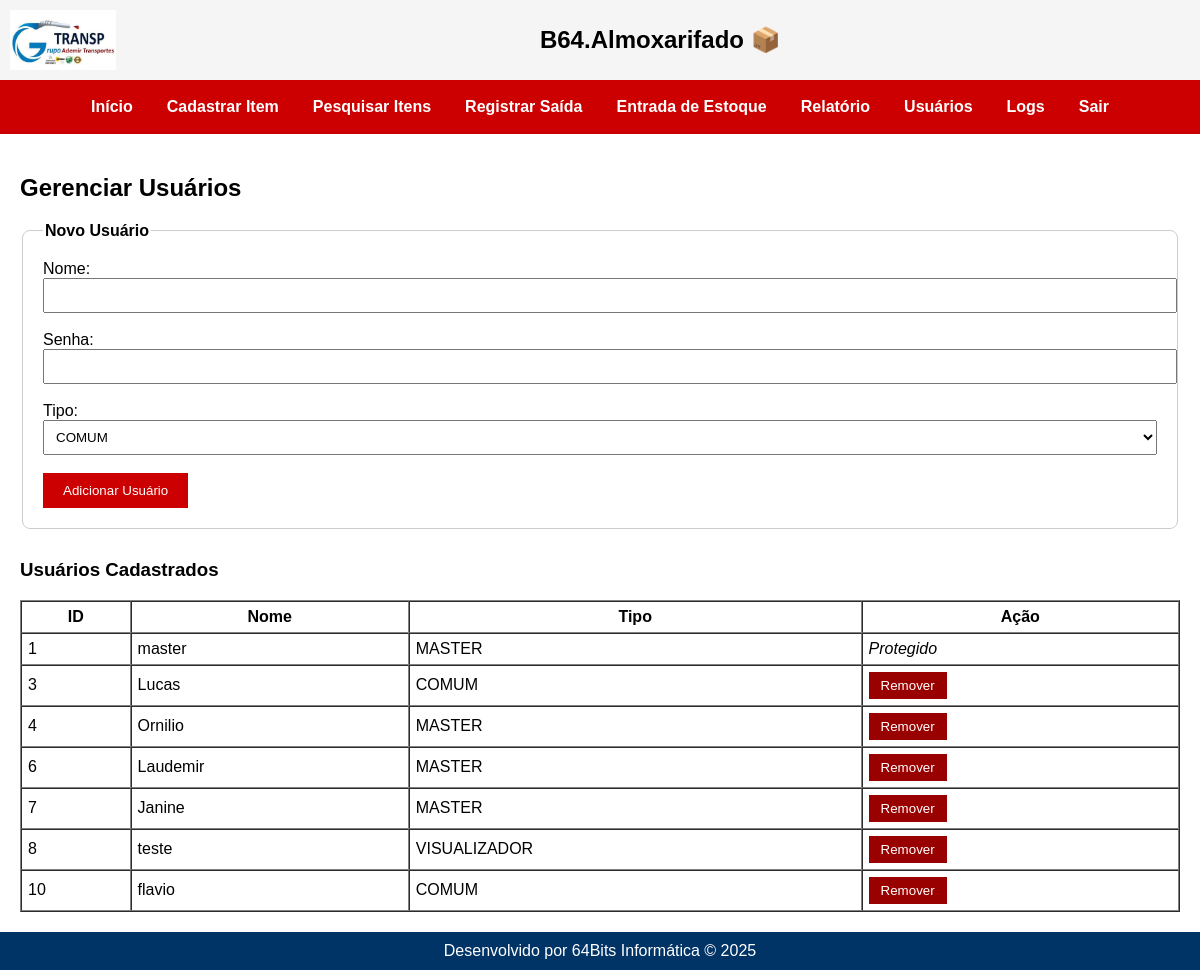
/usuarios/ (signed in), run on the app's committed database.
### tables this page shows
CREATE TABLE "usuarios" (
    id INTEGER PRIMARY KEY AUTOINCREMENT,
    nome TEXT NOT NULL UNIQUE,
    senha TEXT NOT NULL,
    tipo TEXT NOT NULL
);

### routes/usuarios.py (the view)
@usuarios_bp.route('/')
def listar_usuarios():
    conn = conectar_db()
    cursor = conn.cursor()
    cursor.execute("SELECT id, nome, tipo FROM usuarios")
    usuarios = cursor.fetchall()
    conn.close()
    return render_template("usuarios.html", usuarios=usuarios)

### app.py (called while the page is built)
@app.before_request
def proteger_rotas():
    print(f"DEBUG - Endpoint acessado: {request.endpoint}")
    rotas_livres = [
        'auth.login',
        'static',
        'usuarios.cadastro_usuario',
    ]
    if 'usuario' not in session and request.endpoint not in rotas_livres:
        flash("Sua sessão expirou. Faça login novamente.", "erro")
        return redirect('/')

### models.py (called while the page is built)
def conectar_db():
    os.makedirs(os.path.dirname(DB_PATH), exist_ok=True)
    conn = sqlite3.connect(DB_PATH)
    conn.row_factory = sqlite3.Row
    return conn

### templates/usuarios.html (shortened to what this page needs)
{% extends 'base.html' %}
{% block conteudo %}
<h2>Gerenciar Usuários</h2>
<form method="POST" action="/usuarios/adicionar" style="margin-bottom: 30px;">
  <fieldset style="border: 1px solid #ccc; padding: 20px; border-radius: 8px;">
    <legend><strong>Novo Usuário</strong></legend>
    <label>Nome:</label><br>
    <input type="text" name="nome" required style="width: 100%; padding: 8px;"><br><br>
    <label>Senha:</label><br>
    <input type="password" name="senha" required style="width: 100%; padding: 8px;"><br><br>
    <label>Tipo:</label><br>
    <select name="tipo" required style="width: 100%; padding: 8px;">
      <option value="COMUM">COMUM</option>
    </select><br><br>
    <button type="submit" style="background-color: #cc0000; color: white; padding: 10px 20px; border: none;">
      Adicionar Usuário
    </button>
  </fieldset>
</form>
<h3>Usuários Cadastrados</h3>
<table border="1" cellpadding="6" cellspacing="0" style="width: 100%; margin-top: 15px;">
  <thead>
    <tr>
      <th>ID</th><th>Nome</th><th>Tipo</th><th>Ação</th>
    </tr>
  </thead>
  <tbody>
    {% for u in usuarios %}
    <tr>
      <td>{{ u.id }}</td>
      <td>{{ u.nome }}</td>
      <td>{{ u.tipo }}</td>
      <td>
        {% if u.nome != 'master' %}
        <form method="POST" action="/usuarios/remover/{{ u.id }}" style="display: inline;">
          <button type="submit" onclick="return confirm('Deseja remover o usuário {{ u.nome }}?')" style="background-color: #990000; color: white; border: none; padding: 6px 12px;">
            Remover
          </button>
        </form>
        {% else %}
        <em>Protegido</em>
        {% endif %}
      </td>
    </tr>
    {% endfor %}
  </tbody>
</table>
{% endblock %}

### static/style.css (style rules this page uses)
html, body { height: 100%; margin: 0; padding: 0; font-family: Arial, sans-serif; }
.pagina-base { background-color: #ffffff; display: flex; flex-direction: column; min-height: 100%; }

### data on the page
usuarios: id "1", nome "master", tipo "MASTER", shows "Protegido"
usuarios: id "3", nome "Lucas", tipo "COMUM"
usuarios: id "4", nome "Ornilio", tipo "MASTER"
usuarios: id "6", nome "Laudemir", tipo "MASTER"
usuarios: id "7", nome "Janine", tipo "MASTER"
usuarios: id "8", nome "teste", tipo "VISUALIZADOR"
usuarios: id "10", nome "flavio", tipo "COMUM"

### other printed values
{{ ano if ano else "2025" }} "2025"
